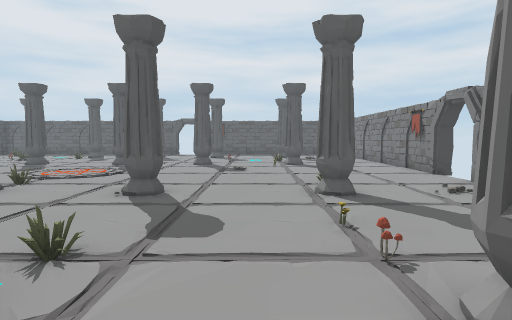
[1] (above)

19 first-person views from a walk through a scene from a Unity 3-D project. The camera is 1.2 m above the floor, tilts 4° down and sees 80° across. The floor is counted in squares, 1 m on a side. Each view is taken from the middle of a square. On the plan, view 1 faces up. The plan holds only what a view shows up to about 13 squares ahead; the rest is blank. The player character is not drawn. Some animated figures are left out.

[2]
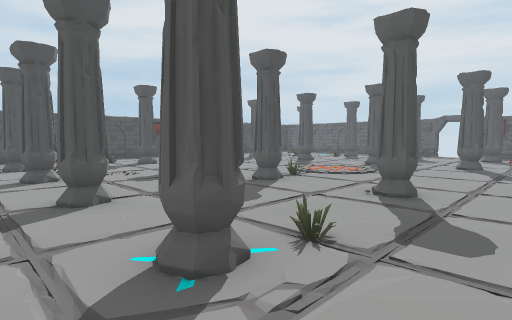

[3]
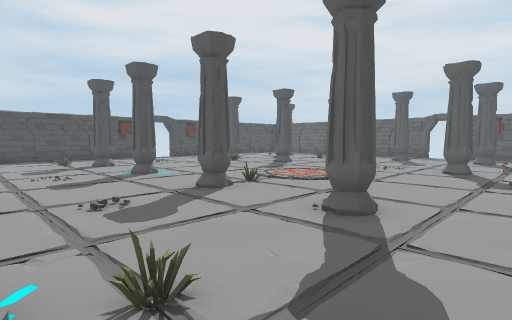

[4]
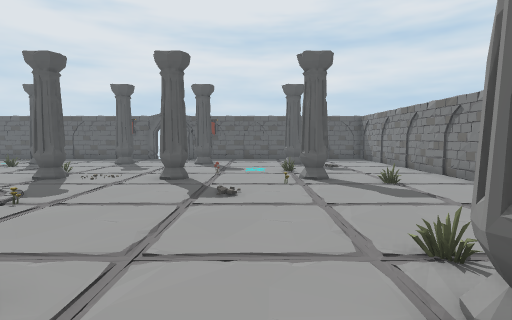

[5]
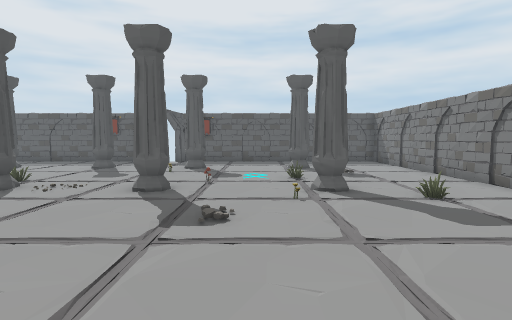

[6]
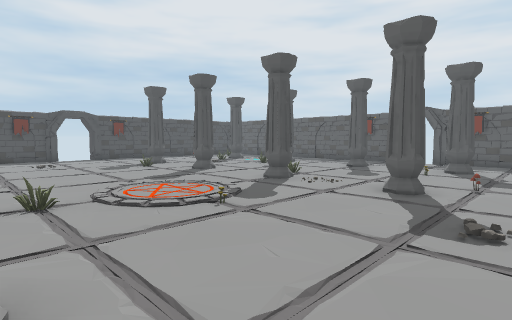

[7]
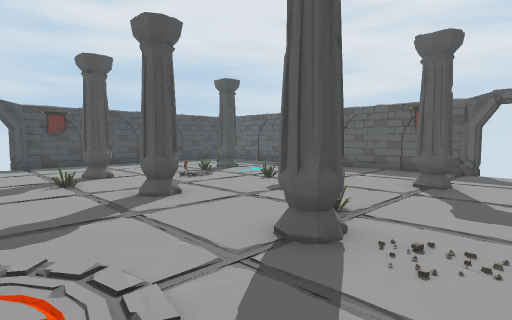

[8]
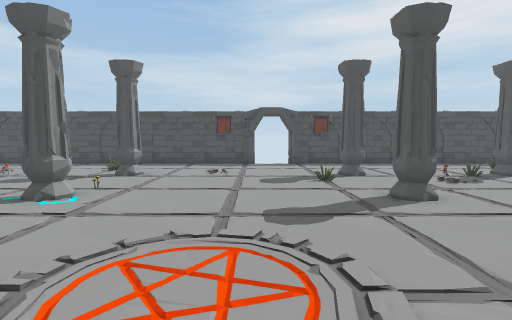

[9]
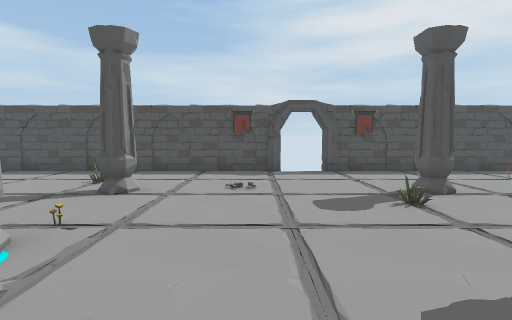

[10]
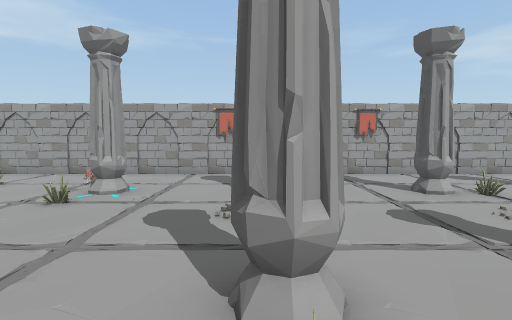

[11]
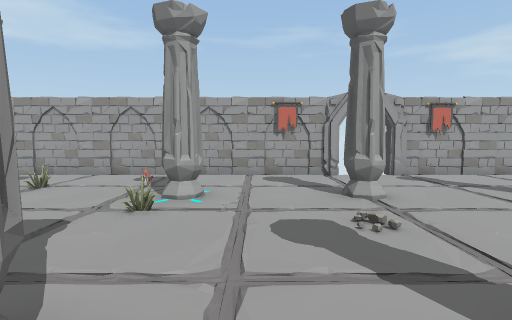

[12]
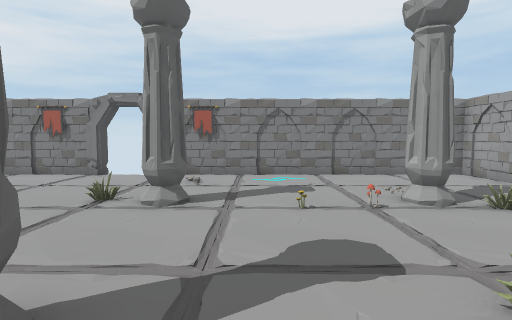

[13]
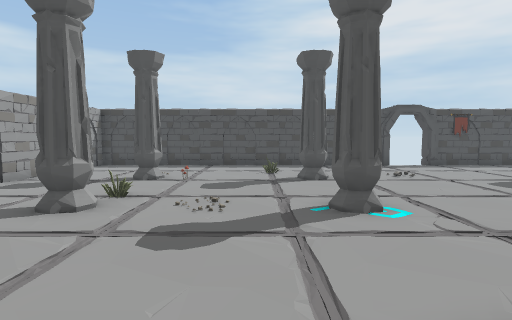

[14]
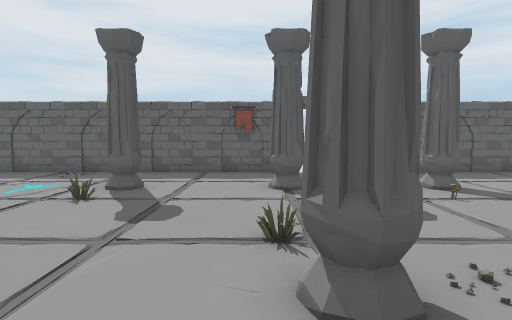

[15]
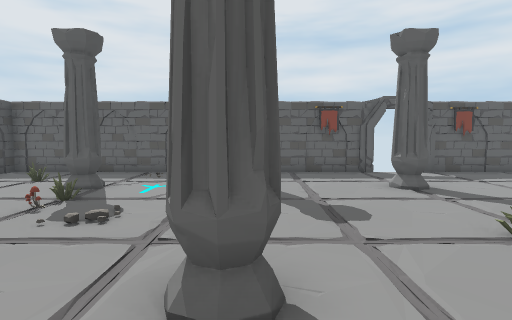

[16]
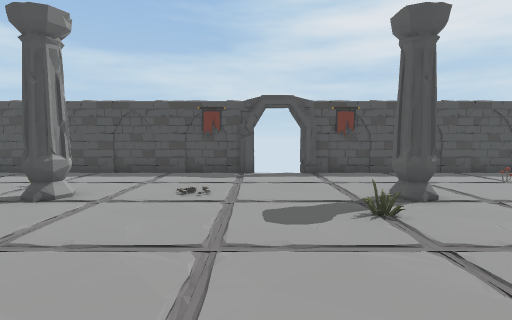

[17]
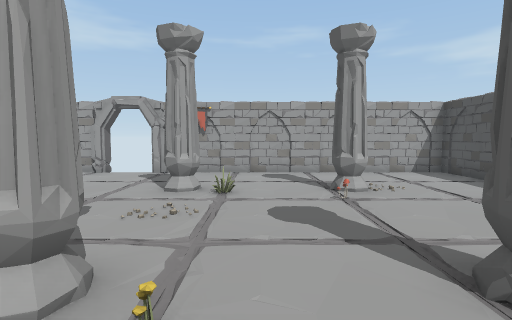

[18]
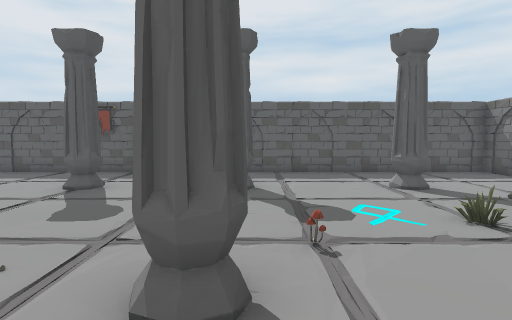

[19]
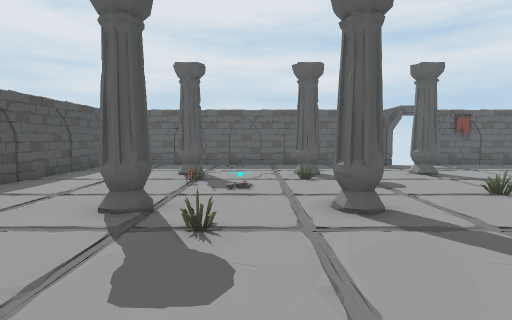

### Floor plan
Points are (right, up) in squares from view 1. A wall is a line through its corners. A room is listed if a view was taken in it or the views show most of it. See-through windows are left out.
Room 1 (views 1, 2, 3, 4, 5, 6, 7, 8, 9, 10, 11, 12, 13, 14, 15, 16, 17, 18, 19)
walls: (-6.8, -1.9) (6.1, -1.9) (6.1, 6.5); (6.1, 10) (6.1, 20.1); (-3.8, -1.9) (-2.8, -2); (-2.5, -1.9) (-0.7, -1.8); (-18.4, 11) (-18.4, 10.4); (6.5, 10.1) (6, 10.1) (6, 10.4); (-18.6, 11.1) (-18.7, -1.9) (-8.3, -1.9); (-18.6, 8.1) (-18.8, 7); (-5.8, 22.8) (-6.4, 22.7); (-5.7, 22.9) (-18.6, 22.9) (-18.6, 12.6); (-8.2, 22.8) (-9.8, 23); (-11.8, -1.8) (-10.3, -2); (-9, 22.9) (-10.3, 22.8); (-9.7, 23.1) (-10.1, 22.9); (-12.5, -2) (-10.8, -1.8); (1.2, -1.8) (2.3, -2); (-18.7, 4) (-18.5, 2.5); (-14.3, -1.8) (-12.7, -2); (-13.1, 22.8) (-14.7, 23); (1.3, 22.8) (0.2, 22.9); (-18.6, 18) (-18.7, 16.9); (-15, -2.1) (-13.2, -1.9); (-18.6, 0.6) (-18.7, -0.6); (-18.8, 19.3) (-18.6, 17.5); (6.1, 21.8) (6.1, 22.9) (-4.1, 22.9)
low walls: (-18.6, 13.2) (-18.6, 12.6)
ways out: gap at (-19, 11)
objects: other object (-16, 5); other object (-16, 18); other object (-16, 20); pillar (-15, 1) to (-14, 2); pillar (-15, 6) to (-14, 7); pillar (-15, 14) to (-14, 15); pillar (-15, 19) to (-14, 20); other object (-14, 3); mushroom (-14, 17); other object (-14, 18); other object (-13, 13); pillar (-11, 1) to (-10, 2); flower (-11, 7); pillar (-11, 14) to (-10, 14); other object (-11, 18); pillar (-11, 19) to (-10, 20); pillar (-10, 6) to (-10, 7); pillar (-7, 1) to (-6, 2); pillar (-7, 6) to (-6, 7); pillar (-7, 14) to (-6, 15); other object (-7, 16); pillar (-7, 19) to (-6, 20); other object (-6, 8); other object (-4, 10); pillar (-3, 1) to (-2, 2); pillar (-3, 6) to (-2, 7); pillar (-3, 14) to (-2, 15); other object (-3, 18); pillar (-3, 19) to (-2, 20); other object (-2, 3); other object (-1, 0); mushroom (-1, 15); other object (1, 1); pillar (1, 1) to (2, 2); mushroom (1, 3); other object (1, 4); pillar (1, 6) to (2, 7); other object (1, 13); pillar (1, 14) to (2, 15); other object (1, 16); pillar (1, 19) to (2, 20); other object (2, 8); other object (4, 13)

Positions as (right, up) in squares from view 1, and headings:
1: (0, 0), facing up
2: (0, 0), facing up-left
3: (0, 2), facing up-left
4: (0, 5), facing up
5: (0, 7), facing up
6: (0, 7), facing up-left
7: (-4, 11), facing up-left
8: (-4, 11), facing left
9: (-7, 10), facing left
10: (-6, 9), facing down
11: (-4, 8), facing down
12: (-4, 5), facing right
13: (-5, 5), facing left
14: (-7, 12), facing up
15: (-10, 12), facing up
16: (-8, 11), facing left
17: (-12, 9), facing down
18: (-2, 12), facing up
19: (-12, 9), facing up
